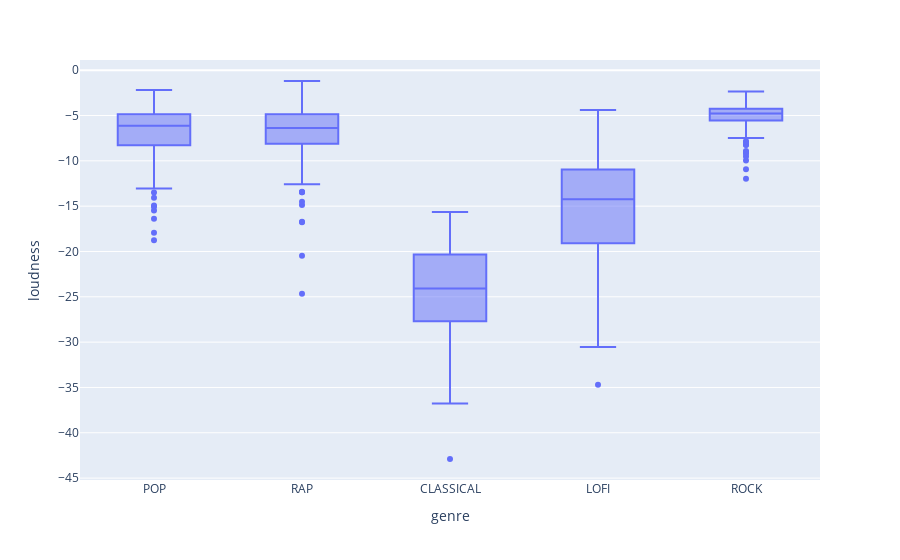

The cell this chart's notebook holds for it:
### Markdown cell above
loudness

### Code cell
px.box(genre_df, x='genre', y='loudness')

### Figure 1 — Plotly figure (JSON) as saved in the notebook; plotly's stock layout.template omitted (floating-point values rounded to 4 significant figures; data arrays with more than 128 entries replaced by an {"elided": "..."} marker saying what was removed)
{"data": [{"alignmentgroup": "True", "hovertemplate": "genre=%{x}<br>loudness=%{y}<extra></extra>", "legendgroup": "", "marker": {"color": "#636efa"}, "name": "", "notched": false, "offsetgroup": "", "orientation": "v", "showlegend": false, "type": "box", "x": {"elided": "1337 str values"}, "x0": " ", "xaxis": "x", "y": {"elided": "1337 float values"}, "y0": " ", "yaxis": "y"}], "layout": {"boxmode": "group", "legend": {"tracegroupgap": 0}, "margin": {"t": 60}, "xaxis": {"anchor": "y", "domain": [0, 1], "title": {"text": "genre"}}, "yaxis": {"anchor": "x", "domain": [0, 1], "title": {"text": "loudness"}}}}
